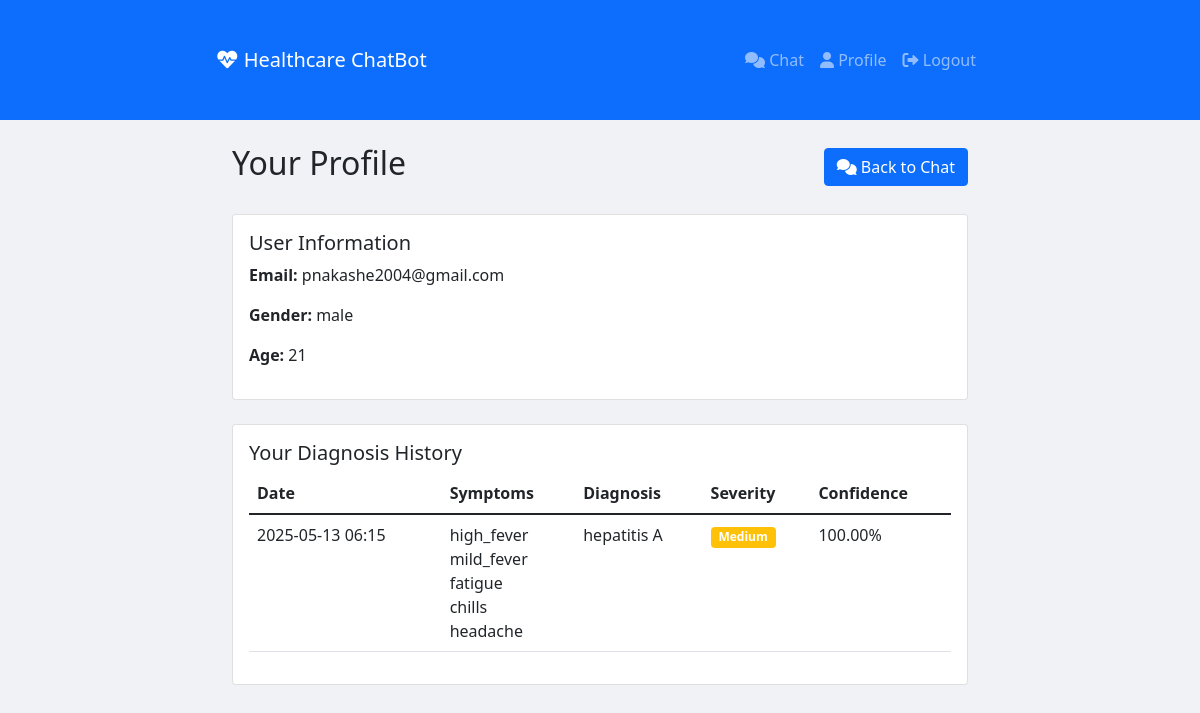
The app's page /profile (signed in) with its own data.
### models.py (models this page shows, shortened)
class User(UserMixin, db.Model):
    id = db.Column(db.Integer, primary_key=True)
    username = db.Column(db.String(80), unique=True, nullable=False)
    email = db.Column(db.String(120), unique=True, nullable=False)
    password_hash = db.Column(db.String(128))
    gender = db.Column(db.String(10))
    age = db.Column(db.Integer)
    diagnoses = db.relationship('Diagnosis', backref='user', lazy=True)

class Diagnosis(db.Model):
    id = db.Column(db.Integer, primary_key=True)
    user_id = db.Column(db.Integer, db.ForeignKey('user.id'), nullable=False)
    timestamp = db.Column(db.DateTime, nullable=False, default=datetime.utcnow)
    symptoms = db.Column(db.Text, nullable=False)  # JSON string of symptoms
    prediction = db.Column(db.String(100), nullable=False)
    severity = db.Column(db.String(20), nullable=False)
    confidence = db.Column(db.Float, nullable=False)

### app.py (the view)
@app.route('/profile')
@login_required
def profile():
    diagnoses = Diagnosis.query.filter_by(user_id=current_user.id).order_by(Diagnosis.timestamp.desc()).all()
    return render_template('profile.html', diagnoses=diagnoses)

### app.py (called while the page is built)
def create_app():
    app = Flask(__name__)
    app.config['SECRET_KEY'] = 'your-secret-key'  # Change this to a secure secret key
    app.config['SQLALCHEMY_DATABASE_URI'] = 'sqlite:///healthcare.db'
    app.config['SQLALCHEMY_TRACK_MODIFICATIONS'] = False
    db.init_app(app)
    login_manager.init_app(app)
    @app.template_filter('from_json')
    def from_json(value):
        return json.loads(value)
    @login_manager.user_loader
    def load_user(user_id):
        return User.query.get(int(user_id))
    with app.app_context():
        db.create_all()
    return app

### templates/profile.html
{% extends "base.html" %} {% block content %}
<div class="container mt-4">
  <div class="row">
    <div class="col-md-12">
      <div class="d-flex justify-content-between align-items-center mb-4">
        <h2>Your Profile</h2>
        <a href="{{ url_for('chat') }}" class="btn btn-primary">
          <i class="fas fa-comments"></i> Back to Chat
        </a>
      </div>
      <div class="card mb-4">
        <div class="card-body">
          <h5 class="card-title">User Information</h5>
          <p><strong>Email:</strong> {{ current_user.email }}</p>
          <p><strong>Gender:</strong> {{ current_user.gender }}</p>
          <p><strong>Age:</strong> {{ current_user.age }}</p>
        </div>
      </div>
      <div class="card">
        <div class="card-body">
          <h5 class="card-title">Your Diagnosis History</h5>
          {% if diagnoses %}
          <div class="table-responsive">
            <table class="table">
              <thead>
                <tr>
                  <th>Date</th>
                  <th>Symptoms</th>
                  <th>Diagnosis</th>
                  <th>Severity</th>
                  <th>Confidence</th>
                </tr>
              </thead>
              <tbody>
                {% for diagnosis in diagnoses %}
                <tr>
                  <td>{{ diagnosis.timestamp.strftime('%Y-%m-%d %H:%M') }}</td>
                  <td>
                    <ul class="list-unstyled mb-0">
                      {% for symptom in diagnosis.symptoms|from_json %}
                      <li>{{ symptom }}</li>
                      {% endfor %}
                    </ul>
                  </td>
                  <td>{{ diagnosis.prediction }}</td>
                  <td>
                    {% if diagnosis.severity == 'high' %}
                    <span class="badge bg-danger">High</span>
                    {% elif diagnosis.severity == 'medium' %}
                    <span class="badge bg-warning">Medium</span>
                    {% else %}
                    <span class="badge bg-success">Low</span>
                    {% endif %}
                  </td>
                  <td>{{ "%.2f"|format(diagnosis.confidence * 100) }}%</td>
                </tr>
                {% endfor %}
              </tbody>
            </table>
          </div>
          {% else %}
          <p class="text-muted">
            No diagnosis history yet. Start a chat to get your first diagnosis!
          </p>
          {% endif %}
        </div>
      </div>
    </div>
  </div>
</div>
{% endblock %}

### static/style.css (style rules this page uses)
body { background-color: #f0f2f5; font-family: 'Segoe UI', Tahoma, Geneva, Verdana, sans-serif; margin: 0; padding: 0; min-height: 100vh; }
.container { max-width: 800px; margin: 2rem auto; padding: 0 1rem; }

### records on screen
User: email "pnakashe2004@gmail.com", gender "male", age "21"
Diagnosis: timestamp "2025-05-13 06:15", symptoms "high_fever" "mild_fever" "fatigue" "chills" "headache", prediction "hepatitis A", severity "Medium", diagnosis.confidence*100 "100.00"
